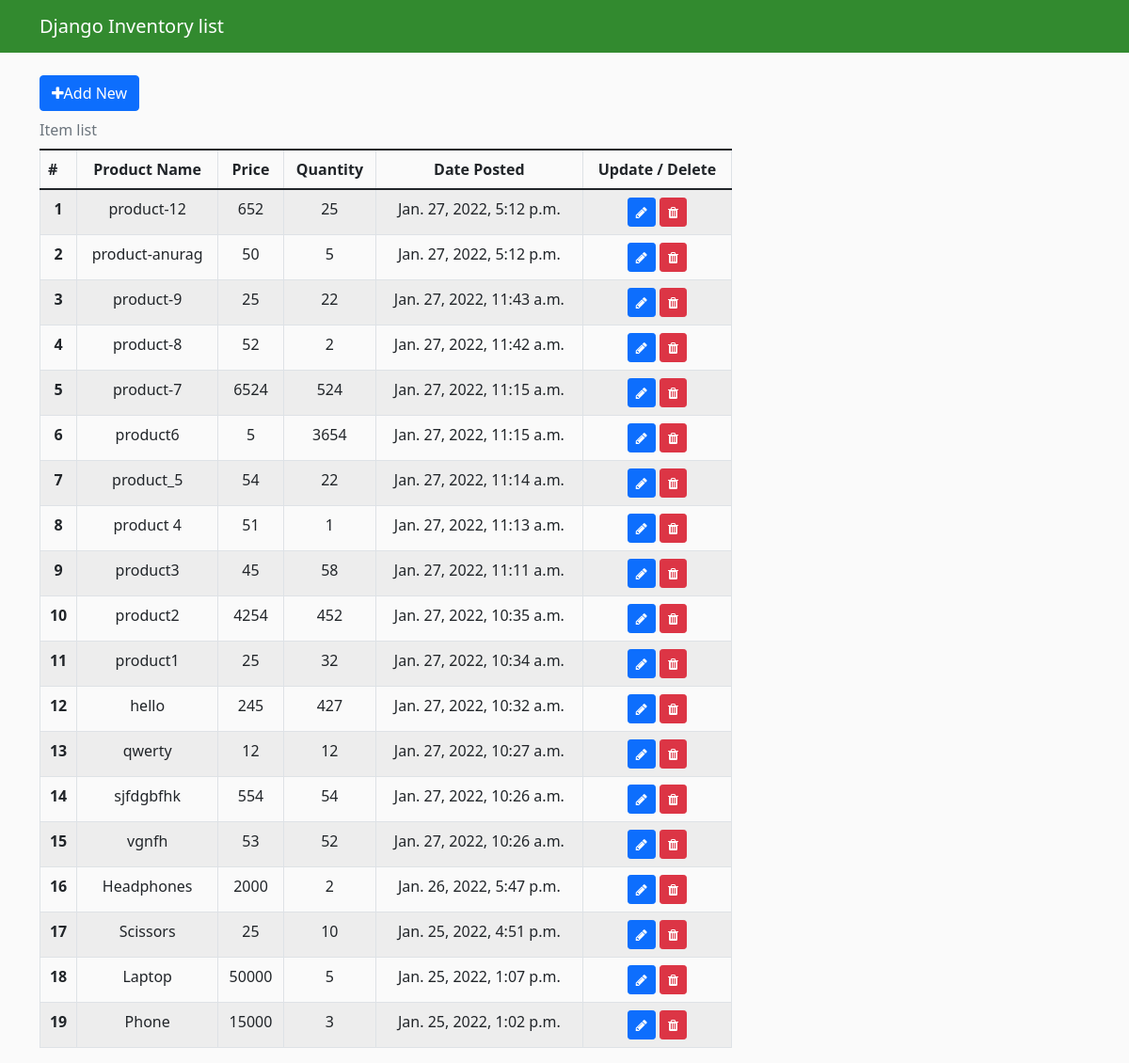
/, run on an earlier commit of the app's database.
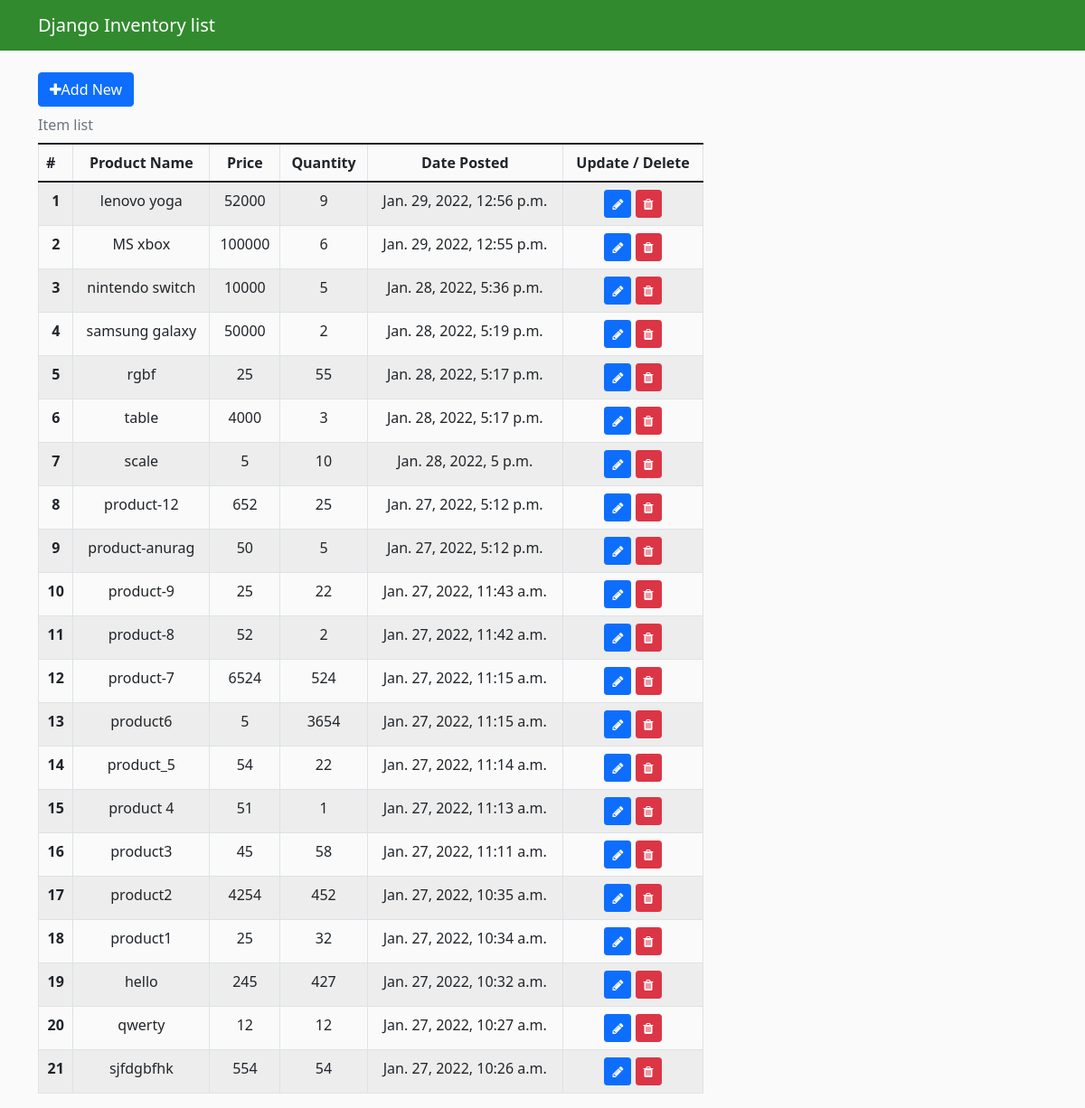
And on a later commit of the database.
### inventory/models.py (models this page shows, shortened)
class Product(models.Model):
    product_name = models.CharField(max_length=100, unique=True)
    price = models.IntegerField()
    quantity = models.IntegerField()
    date_posted = models.DateTimeField(default=timezone.now)

### inventory/views.py (the view)
# urls.py: path('', ItemListView.as_view(), name='inventory-home'),
class ItemListView(ListView):
    model = Product
    template_name = 'inventory/home.html' #<app>/<model>_<viewtype>.html
    context_object_name = 'items'   #changing variable name to let it know, we stored in 'items' variable
    ordering = ['-date_posted'] #order from newest added to oldest

### inventory/templates/inventory/home.html (shortened to what this page needs)
{% load static %}
<!DOCTYPE html>
<html lang="en">
<head>
	<link href="https://cdn.jsdelivr.net/npm/bootstrap@5.1.3/dist/css/bootstrap.min.css" rel="stylesheet"
 />
	<link rel="stylesheet" href="{% static 'inventory/main.css' %}">
	<link rel="stylesheet" href="https://cdnjs.cloudflare.com/ajax/libs/font-awesome/4.7.0/css/font-awesome.min.css">
</head>
<body>
	<header class="site-header">
		<nav class="navbar navbar-expand-md navbar-dark bg-steel fixed-top">
			<div class="container">
				<a class="navbar-brand mr-4" href="{% url 'inventory-home' %}">Django Inventory list</a>
			</div>
		</nav>
	</header>
	<main role="main" class="container">
		<button id="add-new-btn" class="btn btn-primary" type="button" name="button">
			<span class="fa fa-plus mr-2"></span>Add New
		  </button>
		<div class="row">
			<div class="col-md-8">
				<table class="table table-striped table-bordered table-hover caption-top">
					<caption>
						Item list
					</caption>
					<thead>
						<tr>
							<th>#</th>
							<th class="text-center" scope="col">Product Name</th>
							<th class="text-center" scope="col">Price</th>
							<th class="text-center" scope="col">Quantity</th>
							<th class="text-center" scope="col">Date Posted</th>
							<th class="text-center" scope="col">Update / Delete</th>
						</tr>
					</thead>
					<tbody>
						{% for item in items %}
						<tr>
							<th class="text-center" scope="row">{{ forloop.counter }}</th>
							<td class="text-center" >{{ item.product_name }}</td>
							<td class="text-center" >{{ item.price }}</td>
							<td class="text-center" >{{ item.quantity }}</td>
							<td class="text-center" >{{ item.date_posted }}</td>
							<td class="text-center">
								<button type="button" class="btn btn-sm btn-primary">
								  <span class="fa fa-pencil"></span>
								</button>
								<button type="button" class="btn btn-sm btn-danger">
								  <span class="fa fa-trash"></span>
								</button>
							  </td>
						</tr>
						{% endfor %}
					</tbody>
				</table>
			</div>
		</div>
	</main>
</body>
</html>

What changed in the data, as far as the page shows it:
removed Product: product_name "vgnfh", price "53", quantity "52", date_posted "Jan. 27, 2022, 10:26 a.m."
removed Product: product_name "Headphones", price "2000", quantity "2", date_posted "Jan. 26, 2022, 5:47 p.m."
removed Product: product_name "Scissors", price "25", quantity "10", date_posted "Jan. 25, 2022, 4:51 p.m."
removed Product: product_name "Laptop", price "50000", quantity "5", date_posted "Jan. 25, 2022, 1:07 p.m."
removed Product: product_name "Phone", price "15000", quantity "3", date_posted "Jan. 25, 2022, 1:02 p.m."
added Product: product_name "lenovo yoga", price "52000", quantity "9", date_posted "Jan. 29, 2022, 12:56 p.m."
added Product: product_name "MS xbox", price "100000", quantity "6", date_posted "Jan. 29, 2022, 12:55 p.m."
added Product: product_name "nintendo switch", price "10000", quantity "5", date_posted "Jan. 28, 2022, 5:36 p.m."
added Product: product_name "samsung galaxy", price "50000", quantity "2", date_posted "Jan. 28, 2022, 5:19 p.m."
added Product: product_name "rgbf", price "25", quantity "55", date_posted "Jan. 28, 2022, 5:17 p.m."
added Product: product_name "table", price "4000", quantity "3", date_posted "Jan. 28, 2022, 5:17 p.m."
added Product: product_name "scale", price "5", quantity "10", date_posted "Jan. 28, 2022, 5 p.m."
